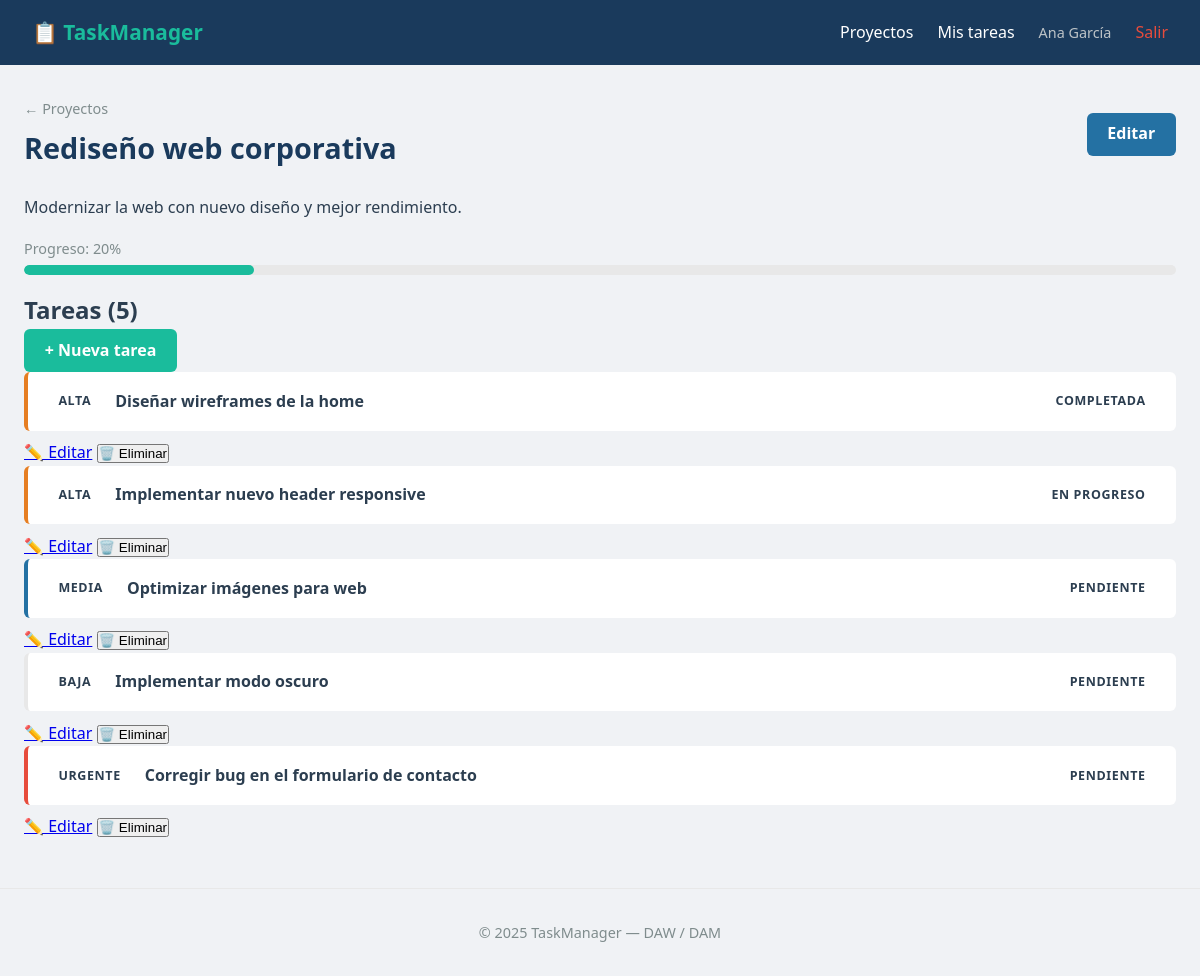
/proyectos/1 (signed in), run on the app's committed database.
### app/models.py (models this page shows, shortened)
class Usuario(UserMixin, db.Model): # UserMixin PRIMERO, db.Model SEGUNDO
    __tablename__ = 'usuarios'
    id = db.Column(db.Integer, primary_key=True)
    nombre = db.Column(db.String(100), nullable=False)
    email = db.Column(db.String(150), unique=True, nullable=False)
    password = db.Column(db.String(256), nullable=False)
    rol = db.Column(db.String(20), default='usuario') # 'usuario' o
    'admin'
    activo = db.Column(db.Boolean, default=True)
    creado_en = db.Column(db.DateTime, default=datetime.utcnow)
    proyectos = db.relationship('Proyecto', backref='propietario',
                                lazy='dynamic',
                                foreign_keys='Proyecto.propietario_id')
    @property
    def es_admin(self):
        return self.rol == 'admin'
    @property
    def is_active(self):
        return self.activo

class Proyecto(db.Model):
    __tablename__ = 'proyectos'
    id = db.Column(db.Integer, primary_key=True)
    titulo = db.Column(db.String(100), nullable=False)
    descripcion = db.Column(db.Text)
    estado = db.Column(db.String(20), default='activo')
    fecha_limite = db.Column(db.Date)
    creado_en = db.Column(db.DateTime, default=datetime.utcnow)
    propietario_id = db.Column(db.Integer, db.ForeignKey('usuarios.id'))
    tareas = db.relationship('Tarea', backref='proyecto', lazy='dynamic',
    cascade='all, delete-orphan',
    order_by='Tarea.creado_en')

class Tarea(db.Model):
    __tablename__ = 'tareas'
    id = db.Column(db.Integer, primary_key=True)
    titulo = db.Column(db.String(200), nullable=False)
    descripcion = db.Column(db.Text)
    prioridad = db.Column(db.String(20), default='media')
    estado = db.Column(db.String(20), default='pendiente')
    fecha_limite = db.Column(db.Date)
    creado_en = db.Column(db.DateTime, default=datetime.utcnow)
    proyecto_id = db.Column(db.Integer, db.ForeignKey('proyectos.id'))
    asignado_id = db.Column(db.Integer, db.ForeignKey('usuarios.id'),
    nullable=True)
    comentarios = db.relationship('Comentario', backref='tarea',
    lazy='dynamic',
    cascade='all, delete-orphan')
    etiquetas = db.relationship('Etiqueta', secondary=tarea_etiqueta,
    backref=db.backref('tareas', lazy='dynamic'))

### app/routes/projects.py (the view)
@projects.route('/<int:pid>')
@login_required # ← Protege esta ruta
def detalle(pid):
    proyecto = Proyecto.query.get_or_404(pid)
    tareas = proyecto.tareas.order_by(Tarea.creado_en.desc()).all()
    return render_template('projects/detalle.html',
                            proyecto=proyecto,
                            tareas=tareas,
                            form=FormularioVacio())

### app/models.py (called while the page is built)
@login_manager.user_loader
def cargar_usuario(user_id):
    return Usuario.query.get(int(user_id))

### app/templates/projects/detalle.html (shortened to what this page needs)
{% extends 'base.html' %}
{% block content %}
<div class='page-header'>
    <div>
        <a href="{{ url_for('projects.lista') }}" class='breadcrumb'>←
        Proyectos</a>
        <h1>{{ proyecto.titulo }}</h1>
    </div>
    <div class='acciones'>
        <a href="{{ url_for('projects.editar', pid=proyecto.id) }}" class='btn
        btn-sec'>Editar</a>
    </div>
</div>
<p class='descripcion-proyecto'>{{ proyecto.descripcion }}</p>
{% set completadas = tareas | selectattr('estado', 'equalto',
'completada') | list %}
{% set total = tareas | length %}
{% if total > 0 %}
{% set progreso = (completadas | length / total * 100) | round | int %}
<div class='progreso-container'>
    <div class='progreso-label'>Progreso: {{ progreso }}%</div>
    <div class='progreso-barra'>
        <div class='progreso-relleno' style='width: {{ progreso }}%'></div>
    </div>
</div>
{% endif %}
<div class='tareas-header'>
    <h2>Tareas ({{ total }})</h2>
    <a href="{{ url_for('tasks.nueva', pid=proyecto.id) }}" class='btn'>+ Nueva
    tarea</a>
</div>
{% for tarea in proyecto.tareas %}
<div class='tarea prioridad-{{ tarea.prioridad }}'>
    <div class='tarea-info'>
        <span class='badge badge-prioridad-{{ tarea.prioridad }}'>
        {{ tarea.prioridad | upper }}
        </span>
        <strong>{{ tarea.titulo }}</strong>
    </div>
    <span class='badge badge-estado-{{ tarea.estado }}'>
    {{ tarea.estado | replace('_', ' ') | capitalize }}
    </span>
</div>
<div class='acciones-tarea'>
    <a href="{{ url_for('tasks.editar', pid=proyecto.id, tid=tarea.id) }}">✏️
    Editar</a>
    <form action="{{ url_for('projects.eliminar', pid=proyecto.id) }}" method='POST' style='display:inline'>
        <button type='submit' onclick="return confirm('¿Eliminar proyecto?')">
            🗑️ Eliminar
        </button>
    </form>
</div>
{% else %}
<p class='vacio'>Este proyecto no tiene tareas todavía.</p>
{% endfor %}
{% endblock %}

### app/templates/base.html (shortened to what this page needs)
<!DOCTYPE html>
<html lang='es'>
<head>
    <link rel='stylesheet' href="{{ url_for('static', filename='css/style.css')
    }}">
</head>
<body>
    <nav class='navbar'>
        <a href="{{ url_for('main.index') }}" class='logo'>📋 TaskManager</a>
        <div class='nav-links'>
            {% if current_user.is_authenticated %}
                <a href="{{ url_for('projects.lista') }}">Proyectos</a>
                <a href="{{ url_for('tasks.mis_tareas') }}">Mis tareas</a>
                <span class='nav-usuario'>{{ current_user.nombre }}</span>
                <a href="{{ url_for('auth.logout') }}" class='nav-logout'>Salir</a>
            {% else %}
                <a href="{{ url_for('auth.login') }}">Iniciar sesión</a>
                <a href="{{ url_for('auth.registro') }}" class='btn btnsm'>Registrarse</a>
            {% endif %}
        </div>
    </nav>
    <main class='contenido'>
    {% block content %}{% endblock %}
    </main>
    <footer><p>&copy; 2025 TaskManager — DAW / DAM</p></footer>
</body>
</html>

### app/static/css/style.css (style rules this page uses)
*, *::before, *::after { margin: 0; padding: 0; box-sizing: border-box; }
:root { --azul-oscuro: #1a3a5c; --azul: #2471a3; --verde: #1abc9c; --rojo: #e74c3c; --naranja: #e67e22; --gris-claro: #f0f2f5; --texto: #2c3e50; --texto-suave: #7f8c8d; }
body { font-family: 'Segoe UI', Arial, sans-serif; background: var(--gris-claro); color: var(--texto); line-height: 1.6; }
.navbar { background: var(--azul-oscuro); display: flex; justify-content: space-between; align-items: center; padding: 1rem 2rem; position: sticky; top: 0; z-index: 100; }
.navbar .logo { color: var(--verde); font-weight: 700; font-size: 1.3rem; text-decoration: none; }
.nav-links { display: flex; align-items: center; gap: 1.5rem; }
.nav-links a { color: #fff; text-decoration: none; transition: color .2s; }
.contenido { max-width: 1200px; margin: 2rem auto; padding: 0 1.5rem; }
.page-header { display: flex; justify-content: space-between; align-items: center; margin-bottom: 1.5rem; }
.page-header h1 { font-size: 1.8rem; color: var(--azul-oscuro); }
.breadcrumb { color: var(--texto-suave); text-decoration: none; display: block; font-size: .9rem; margin-bottom: .3rem; }
.badge { padding: .2rem .7rem; border-radius: 12px; font-size: .78rem; font-weight: 600; text-transform: uppercase; letter-spacing: .05em; }
.progreso-container { margin: 1rem 0; }
.progreso-label { font-size: .9rem; color: var(--texto-suave); margin-bottom:.3rem; }
.progreso-barra { background: #e8e8e8; border-radius: 6px; height: 10px; overflow: hidden; }
.progreso-relleno { background: var(--verde); height: 100%; border-radius: 6px; transition: width .4s ease; }
.tarea { background: #fff; border-radius: 6px; padding: 1rem 1.2rem; margin-bottom: .6rem; display: flex; justify-content: space-between; align-items: center; border-left: 4px solid #e8e8e8; }
.tarea.prioridad-urgente { border-left-color: var(--rojo); }
.tarea.prioridad-alta { border-left-color: var(--naranja); }
.tarea.prioridad-media { border-left-color: var(--azul); }
.tarea-info { display: flex; align-items: center; gap: .8rem; }
.btn { display: inline-block; background: var(--verde); color: #fff; padding: .55rem 1.3rem; border-radius: 6px; text-decoration: none; font-weight: 600; border: none; cursor: pointer; transition: background.2s; }
.btn-sec { background: var(--azul); }
footer { text-align: center; padding: 2rem; color: var(--texto-suave); margin-top: 3rem; border-top: 1px solid #e8e8e8; font-size: .9rem; }
.nav-usuario { color: #bdc3c7; font-size: .9rem; }
.nav-logout { color: #e74c3c !important; }

### data on the page
Usuario: nombre "Ana García"
Proyecto: titulo "Rediseño web corporativa", descripcion "Modernizar la web con nuevo diseño y mejor rendimiento."
Tarea: prioridad "ALTA", titulo "Diseñar wireframes de la home", estado "COMPLETADA"
Tarea: prioridad "ALTA", titulo "Implementar nuevo header responsive", estado "EN PROGRESO"
Tarea: prioridad "MEDIA", titulo "Optimizar imágenes para web", estado "PENDIENTE"
Tarea: prioridad "BAJA", titulo "Implementar modo oscuro", estado "PENDIENTE"
Tarea: prioridad "URGENTE", titulo "Corregir bug en el formulario de contacto", estado "PENDIENTE"

### other printed values
{{ progreso }} "20"
{{ total }} "5"
